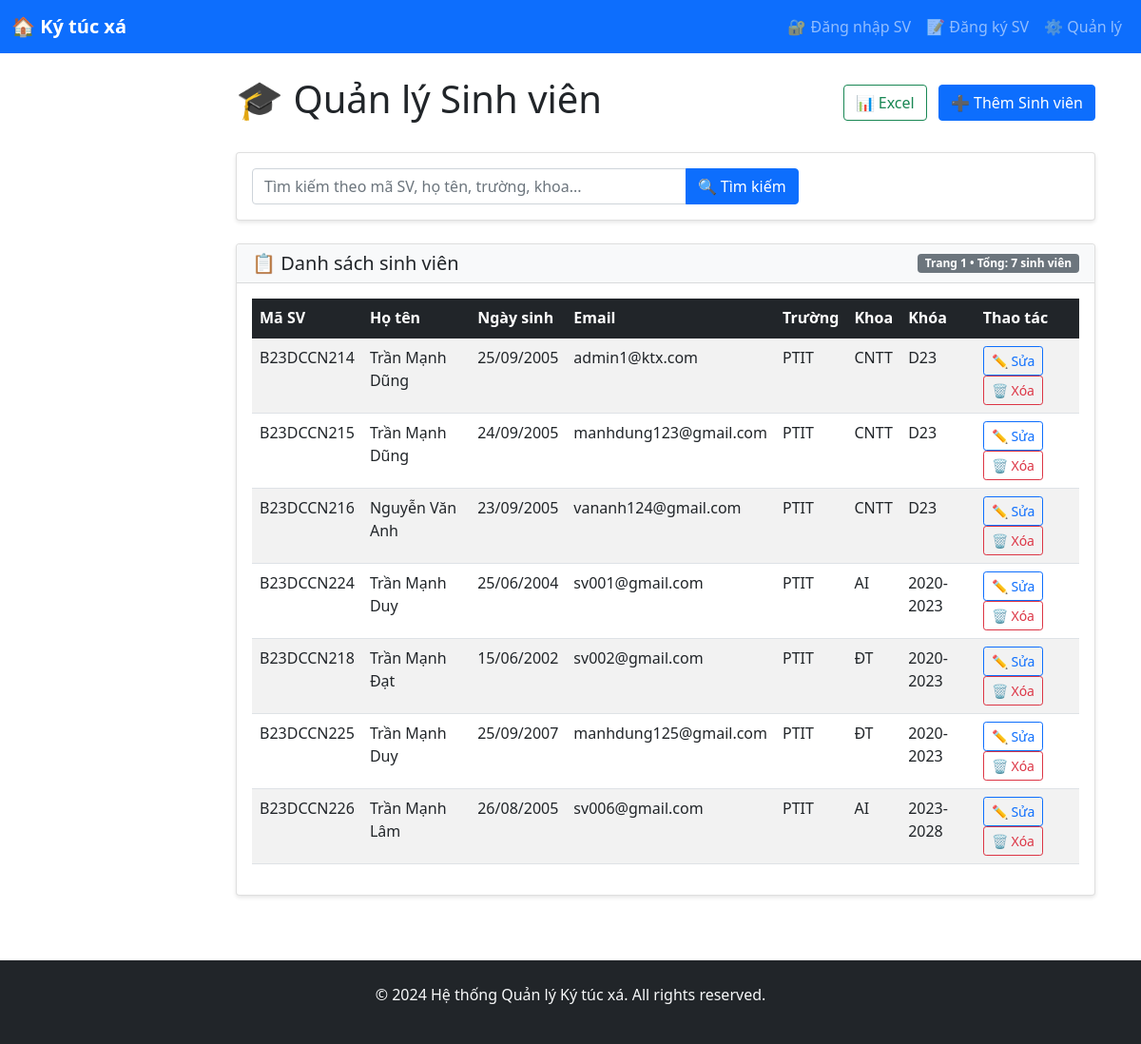
/students/, run on an earlier commit of the app's database.
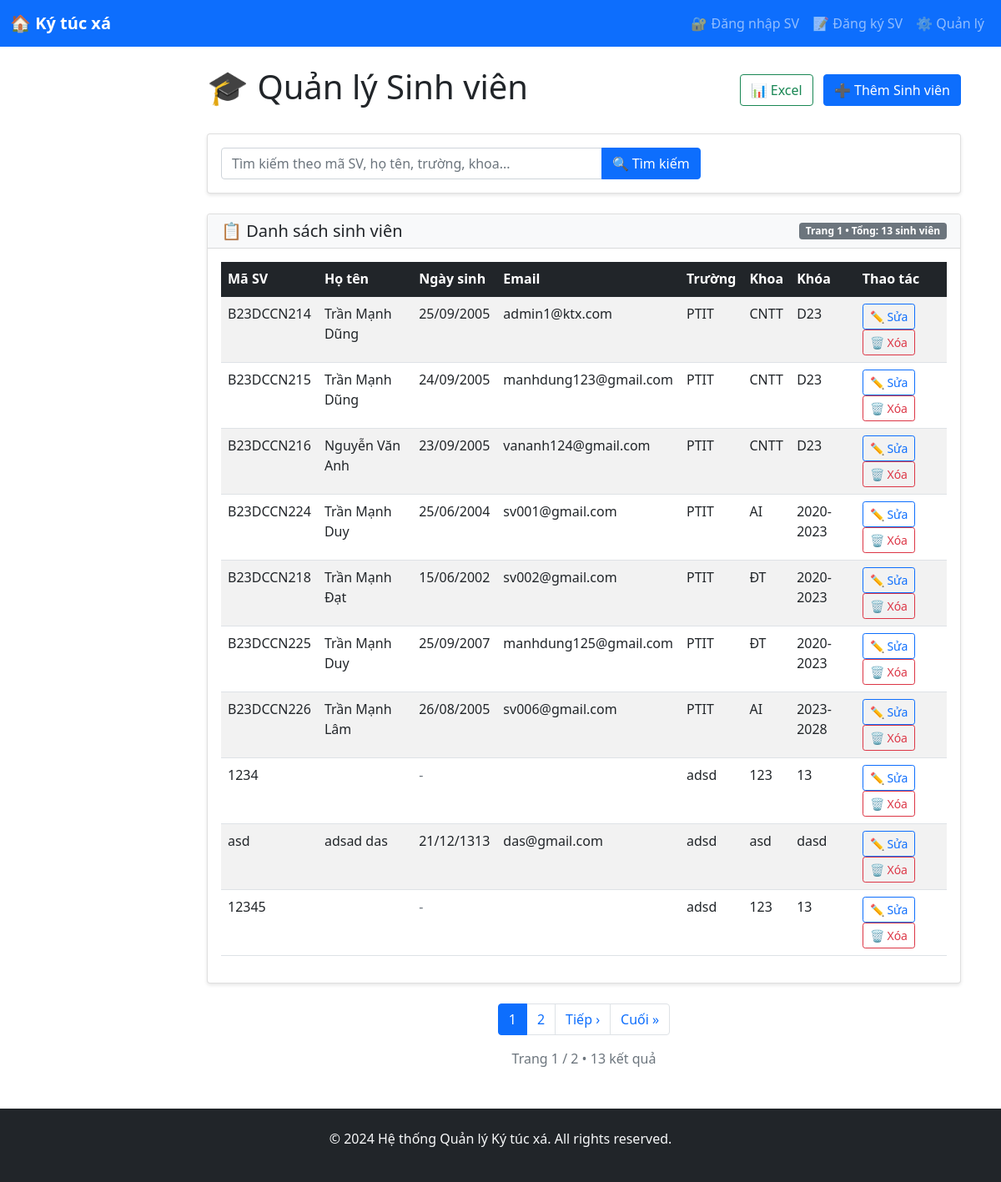
And on a later commit of the database.
### dormitory/models.py (models this page shows, shortened)
class Student(models.Model):
    user = models.OneToOneField(CustomUser, on_delete=models.CASCADE)
    student_id = models.CharField(max_length=20, unique=True)
    university = models.CharField(max_length=200)
    faculty = models.CharField(max_length=100)
    course = models.CharField(max_length=50)
    full_name = models.CharField(max_length=100, blank=True)
    date_of_birth = models.DateField(null=True, blank=True)

### accounts/models.py (models this page shows, shortened)
class CustomUser(AbstractUser):
    USER_TYPE_CHOICES = (
        ('student', 'Sinh viên'),
        ('manager', 'Quản lý'),
        ('staff', 'Nhân viên'),
    )
    user_type = models.CharField(max_length=10, choices=USER_TYPE_CHOICES, default='student')
    phone = models.CharField(max_length=15, blank=True)
    address = models.TextField(blank=True)
    date_of_birth = models.DateField(null=True, blank=True)
    avatar = models.ImageField(upload_to='avatars/', null=True, blank=True)

### dormitory/views.py (the view, shortened to what this page needs)
# urls.py: path('students/', views.student_list, name='student_list'),
def student_list(request):
    students = Student.objects.select_related('user').all()
    search_query = request.GET.get('search', '')
    paginator = Paginator(students, 10)
    page_number = request.GET.get('page')
    page_obj = paginator.get_page(page_number)
    return render(request, 'dormitory/student_list.html', {
        'page_obj': page_obj,
        'search_query': search_query
    })

### dormitory/templates/dormitory/student_list.html (shortened to what the changed rows need)
{% extends 'base.html' %}
{% block content %}
<div class="d-flex justify-content-between align-items-center mb-4">
    <h1>🎓 Quản lý Sinh viên</h1>
    <div>
    </div>
</div>
<div class="card mb-4">
    <div class="card-body">
    </div>
</div>
<div class="card">
    <div class="card-header bg-light">
        <div class="d-flex justify-content-between align-items-center">
            <h5 class="mb-0">📋 Danh sách sinh viên</h5>
            <span class="badge bg-secondary">
                Trang {{ page_obj.number }} • Tổng: {{ page_obj.paginator.count }} sinh viên
            </span>
        </div>
    </div>
    <div class="card-body">
        <div class="table-responsive">
            <table class="table table-striped table-hover">
                <thead class="table-dark">
                    <tr>
                        <th>Mã SV</th>
                        <th>Họ tên</th>
                        <th>Ngày sinh</th>
                        <th>Email</th>
                        <th>Trường</th>
                        <th>Khoa</th>
                        <th>Khóa</th>
                        <th>Thao tác</th>
                    </tr>
                </thead>
                <tbody>
                    {% for student in page_obj %}
                    <tr>
                        <td>{{ student.student_id }}</td>
                        <td>
                            {% if student.full_name %}
                                {{ student.full_name }}
                            {% else %}
                                {{ student.user.get_full_name }}
                            {% endif %}
                        </td>
                        <td>
                            {% if student.date_of_birth %}
                                {{ student.date_of_birth|date:"d/m/Y" }}
                            {% else %}
                                <span class="text-muted">-</span>
                            {% endif %}
                        </td>
                        <td>{{ student.user.email }}</td>
                        <td>{{ student.university }}</td>
                        <td>{{ student.faculty }}</td>
                        <td>{{ student.course }}</td>
                        <td>
                            <a href="{% url 'student_edit' student.pk %}" class="btn btn-sm btn-outline-primary">✏️ Sửa</a>
                            <a href="{% url 'student_delete' student.pk %}" class="btn btn-sm btn-outline-danger">🗑️ Xóa</a>
                        </td>
                    </tr>
                    {% endfor %}
                </tbody>
            </table>
        </div>
    </div>
</div>
{% if page_obj.paginator.num_pages > 1 %}
<nav aria-label="Page navigation" class="mt-4">
    <ul class="pagination justify-content-center">
        {% for num in page_obj.paginator.page_range %}
            {% if page_obj.number == num %}
                <li class="page-item active">
                    <span class="page-link">{{ num }}</span>
                </li>
            {% elif num > page_obj.number|add:'-3' and num < page_obj.number|add:'3' %}
                <li class="page-item">
                    <a class="page-link" href="?page={{ num }}{% if search_query %}&search={{ search_query }}{% endif %}">{{ num }}</a>
                </li>
            {% endif %}
        {% endfor %}
        {% if page_obj.has_next %}
            <li class="page-item">
                <a class="page-link" href="?page={{ page_obj.next_page_number }}{% if search_query %}&search={{ search_query }}{% endif %}">Tiếp ›</a>
            </li>
            <li class="page-item">
                <a class="page-link" href="?page={{ page_obj.paginator.num_pages }}{% if search_query %}&search={{ search_query }}{% endif %}">Cuối »</a>
            </li>
        {% endif %}
    </ul>
</nav>
<div class="text-center text-muted mt-2">
    Trang {{ page_obj.number }} / {{ page_obj.paginator.num_pages }}
    • {{ page_obj.paginator.count }} kết quả
</div>
{% endif %}
{% endblock %}

What changed in the data, as far as the page shows it:
added Student: student_id "1234", university "adsd", faculty "123", course "13"
added Student: student_id "asd", full_name "adsad das", date_of_birth "21/12/1313", user.email "das@gmail.com", university "adsd", faculty "asd", course "dasd"
added Student: student_id "12345", university "adsd", faculty "123", course "13"
Also different on the page:
{{ page_obj.paginator.count }}: "7" → "13"
{{ page_obj.number }}: (not shown) → "1"
{{ page_obj.paginator.num_pages }}: (not shown) → "2"
{{ page_obj.paginator.count }}: (not shown) → "13"
new list line: "1"
new list line: "2"
text now shown: "Tiếp › Cuối » Trang / • kết quả"
